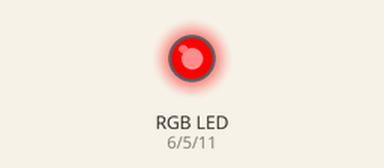
Recording of a sketch running on a simulated Arduino Uno, built with avr-gcc and run on an emulated ATmega328P. Shown: an RGB LED mixed from three pins (HIGH = lit). Pins used as bus, display or sensor lines are not drawn.

Above: at 0.1 s.
Timing chart, 0 to 1.6 s (numbered marks = the images above):
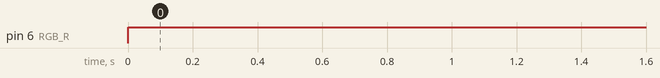

The sketch:

teleoperateur.ino
```cpp
#include <Arduino.h>
#include <math.h>
#include "function.h"
#include "hc12_m.h"
#define RX 3 //Connect to the TX pin of the HC-12
#define TX 2 //Connect to the RX pin of the HC-12
#define RGB_R 6
#define RGB_G 5
#define RGB_B 11
#define ZARDOZ 12
int proximite;
bool data_r;

HC12_m hc(RX, TX);

void setup() {
  Serial.begin(115200);
  hc.begin_hc12(19200);

  pinMode(RGB_R, OUTPUT);
  pinMode(RGB_B, OUTPUT);
  pinMode(RGB_G, OUTPUT);
  pinMode(ZARDOZ, OUTPUT);
}

void loop() {

  hc.pc2c1();
  hc.communication();
  proximite = hc.prox();
  data_r = hc.reception();

  if(proximite >= 5)
  {
    analogWrite(RGB_R, 0);
    analogWrite(RGB_B, 0);
    analogWrite(RGB_G, 255);
  }
  else if(proximite < 5 && proximite >= 2)
  {
    analogWrite(RGB_R, 255);
    analogWrite(RGB_B, 128);
    analogWrite(RGB_G, 25);
  }
  else if(proximite < 2 && proximite > 1)
  {
    analogWrite(RGB_R, 255);
    analogWrite(RGB_B, 127);
    analogWrite(RGB_G, 0);
  }
  else if(proximite <= 1)
  {
    analogWrite(RGB_R, 255);
    analogWrite(RGB_B, 0);
    analogWrite(RGB_G, 0);
  }

  if(data_r)
  {
    digitalWrite(ZARDOZ, HIGH);
    digitalWrite(ZARDOZ, LOW);
  }


}
```

function.h
```cpp
#ifndef FUNCTION_H
#define FUNCTION_H

// ------------------------------ Envoie ------------------------
bool check_sum(String message, int virgule, int max_length, int min_length, char fin)
{
  int commaCount = 0;
  bool foundStart = false;
  bool foundEnd = false;
  for (int i = 0; i < message.length(); i++)
  {
      if (message[i] == 'C' || message[i] == 'A' || message[i] == 'S' || message[i] == 'V') {
          foundStart = true;
          continue;
      }
      if (foundStart && message[i] == fin)
      {
          foundEnd = true;
          break;
      }
      if (foundStart && message[i] == ',')
      {
          commaCount++;
      }
  }

  if (commaCount == virgule && foundStart == true && foundEnd == true)
  {
      if(strlen(message.c_str()) <= max_length || strlen(message.c_str()) >= min_length)
      {
        String Psi_test = message.substring(2,5);
        String Psi_pow = message.substring(message.length()-5,message.length()-2);
        if(Psi_test.length() == 3 && Psi_pow.length() == 3)
        {
          return true;
        }
        else
        {
          return false;
        }
      }
      else
      {
        return false;
      }
  }
  else
  {
      return false;
  }
}

bool check_sum_out(String message, int virgule, int max_length, int min_length, char fin)
{
  int commaCount = 0;
  bool foundStart = false;
  bool foundEnd = false;
  for (int i = 0; i < message.length(); i++)
  {
      if (message[i] == 'V') {
          foundStart = true;
          continue;
      }
      if (foundStart && message[i] == fin)
      {
          foundEnd = true;
          break;
      }
      if (foundStart && message[i] == ',')
      {
          commaCount++;
      }
  }

  if (commaCount == virgule && foundStart == true && foundEnd == true)
  {
      return true;
  }
  else
  {
      return false;
  }
}


#endif
```

hc12_m.h
```cpp
#ifndef HC12_H
#define HC12_H
#include "function.h"
#include <SoftwareSerial.h>
#include <Arduino.h>

class HC12_m
{
  private:
    int TX;
    int RX;
    int baud_rate;
    String DATA_IN;
    String DATA_OUT = DATA_IN;
    String DATA_FROM;
    unsigned long previousMillis_in = 0;
    unsigned long previousMillis_out = 0;
    unsigned long previousMillis_from = 0;
    unsigned long interval_in = 2;
    unsigned long interval_out = 10;
    unsigned long interval_from = 25;

    bool OUT = true;
    bool FROM = true;

    SoftwareSerial hc12_module;

  public:
    HC12_m(int RX, int TX) : hc12_module(RX, TX) {
      this->TX = TX;
      this->RX = RX;
    }

    void begin_hc12(int baud_rate)
    {
      this->baud_rate = baud_rate;
      hc12_module.begin(baud_rate);
    }

    // ---------------------------------------------------

    void communication()
    {
      // Recepetion data_from
      unsigned long currentMillis_from = millis();
      if (currentMillis_from - previousMillis_from >= interval_from)
      {
        this->previousMillis_from = millis();
        if (hc12_module.available())
        {
          char c = hc12_module.read();
          if (c == 'V')
          {
            int it = 1;
            this->DATA_FROM = "V";
            while (c != 'F' && it <= 45)
            {
              c = hc12_module.read();
              this->DATA_FROM += c;
              it += 1;
            }
          }
        }
        //Serial.println(DATA_FROM);
        if(check_sum_out(DATA_FROM, 7, 45, 18, 'F'))
        {
          this->DATA_FROM = DATA_FROM;
          this->FROM = true;
          Serial.println(DATA_FROM);
        }
        else
        {
          this->DATA_FROM ="";
          this->FROM = false;
        }
        hc12_module.flush();
      }

      // ================ Envoie du in =========================
      unsigned long currentMillis_out = millis();
      if (currentMillis_out - previousMillis_out >= interval_out)
      {
        this->previousMillis_out = millis();
        hc12_module.print(DATA_IN);
      }
    }

    bool reception()
    {
      return FROM;
    }

    int prox()
    {
      if(FROM)
      {
        int deb = DATA_FROM.indexOf(",");
        int fin = DATA_FROM.indexOf(",", deb + 1);
        return atoi(DATA_FROM.substring(deb + 1, fin).c_str());
      }
      return -1;
    }

    void pc2c1()
    {
      if (millis() - previousMillis_in >= interval_in)
      {
        this->previousMillis_in = millis();
        if (Serial.available())
        {
          char c = Serial.read();
          if (c == 'S' || c == 'A' || c == 'C')
          {
            int it = 1;
            this->DATA_IN = c;
            while (c != 'E' && it <= 18)
            {
              c = Serial.read();
              this->DATA_IN += c;
              it += 1;
            }
          }
        }
        //Serial.println(DATA_IN);
        // On vérifie la validité des informations reçues
        if (check_sum(DATA_IN, 5, 20, 11, 'E'))
        {
          this->DATA_IN = DATA_IN;
        }
        else
        {
          this->DATA_IN = "";
        }
      }
      // TEMPORAIRE ======================================
    }
    // -------------------------------------------

};
#endif // HC12_H
```

Measured:
- by itself, pin 6 (RGB_R): LOW → HIGH at 0.00 s
